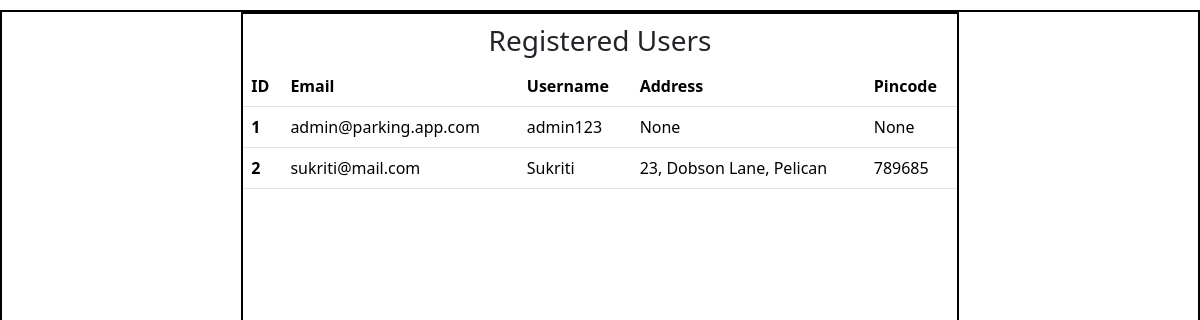
Page /display_users on the earlier database version.
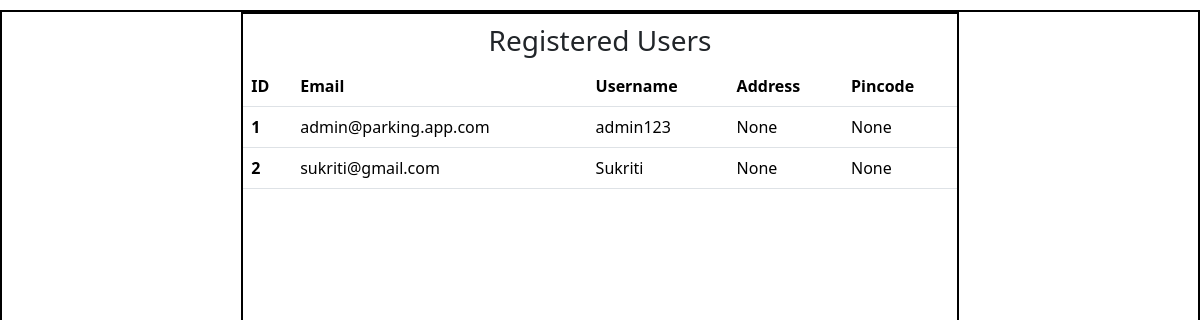
Same page on the later database version.
### application/models.py (models this page shows)
class User(db.Model):
    id = db.Column(db.Integer, primary_key=True)
    username = db.Column(db.String(), nullable=False, unique=True)
    email = db.Column(db.String(), nullable=False)
    password = db.Column(db.String(), nullable=False)
    type = db.Column(db.String(), default='general')
    address = db.Column(db.String())
    pincode = db.Column(db.String())

### application/controllers.py (the view)
@app.route("/display_users")
def display_registered_users():
    users=User.query.all()
    return render_template("display_users.html",users=users)

### templates/display_users.html (shortened to what this page needs)
<!DOCTYPE html>
<html lang="en">
<head>
    <link href="https://cdn.jsdelivr.net/npm/bootstrap@5.3.7/dist/css/bootstrap.min.css" rel="stylesheet">
    <link rel="stylesheet" href="../static/style.css">
</head>
<body>
    <div id="main">
        <div id="canvas">
            <div id="content">
                <h3 class="headings">Registered Users</h3>
                <table class="table">
                    <thead>
                        <tr>
                        <th scope="col">ID</th>
                        <th scope="col">Email</th>
                        <th scope="col">Username</th>
                        <th scope="col">Address</th>
                        <th scope="col">Pincode</th>
                        </tr>
                    </thead>
                    <tbody>
                        {% for user in users %}
                        <tr>
                        <th scope="row">{{user.id}}</th>
                        <td>{{user.email}}</td>
                        <td>{{user.username}}</td>
                        <td>{{user.address}}</td>
                        <td>{{user.pincode}}</td>
                        </tr>
                        {% endfor %}
                    </tbody>
                </table>
            </div>
        </div>
    </div>
</body>
</html>

### static/style.css (style rules this page uses)
* { margin:0; padding:0; box-sizing: border-box; }
html, body { height: 100%; width: 100%; }
#main { border: 2px solid black; margin-top: 10px; }
#canvas { border: 2px solid black; width:60%; margin:auto; height:100vh; }
.headings { margin-top:10px; text-align: center; }

Differences in the rows shown:
changed User "Sukriti": email "sukriti@mail.com" → "sukriti@gmail.com"; address "23, Dobson Lane, Pelican" → "None"; pincode "789685" → "None"
